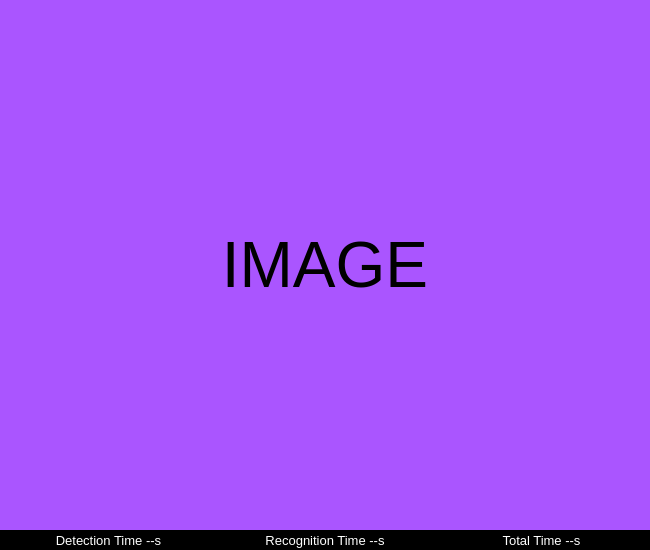
         <widget class="QFrame" name="frame_28">
          <property name="minimumSize">
           <size>
            <width>650</width>
            <height>550</height>
           </size>
          </property>
          <property name="frameShape">
           <enum>QFrame::NoFrame</enum>
          </property>
          <property name="frameShadow">
           <enum>QFrame::Raised</enum>
          </property>
          <layout class="QVBoxLayout" name="verticalLayout_34">
           <property name="spacing">
            <number>0</number>
           </property>
           <property name="leftMargin">
            <number>0</number>
           </property>
           <property name="topMargin">
            <number>0</number>
           </property>
           <property name="rightMargin">
            <number>0</number>
           </property>
           <property name="bottomMargin">
            <number>0</number>
           </property>
           <item>
            <widget class="QLabel" name="imageWidget_Debug">
             <property name="minimumSize">
              <size>
               <width>0</width>
               <height>0</height>
              </size>
             </property>
             <property name="font">
              <font>
               <family>Arial</family>
               <pointsize>48</pointsize>
              </font>
             </property>
             <property name="styleSheet">
              <string notr="true">background-color: rgb(170, 85, 255);</string>
             </property>
             <property name="lineWidth">
              <number>1</number>
             </property>
             <property name="text">
              <string>IMAGE</string>
             </property>
             <property name="alignment">
              <set>Qt::AlignCenter</set>
             </property>
            </widget>
           </item>
           <item>
            <widget class="QFrame" name="timeFrame">
             <property name="maximumSize">
              <size>
               <width>16777215</width>
               <height>20</height>
              </size>
             </property>
             <property name="styleSheet">
              <string notr="true">#detectionTime_debugLabel{
	background-color:black;
	color:white;
}
#recognitionTime_debugLabel{
	background-color:black;
	color:white;
}
#totalTime_debugLabel{
	background-color:black;
	color:white;
}</string>
             </property>
             <property name="frameShape">
              <enum>QFrame::NoFrame</enum>
             </property>
             <property name="frameShadow">
              <enum>QFrame::Raised</enum>
             </property>
             <layout class="QHBoxLayout" name="horizontalLayout_23">
              <property name="spacing">
               <number>0</number>
              </property>
              <property name="leftMargin">
               <number>0</number>
              </property>
              <property name="topMargin">
               <number>0</number>
              </property>
              <property name="rightMargin">
               <number>0</number>
              </property>
              <property name="bottomMargin">
               <number>0</number>
              </property>
              <item>
               <widget class="QLabel" name="detectionTime_debugLabel">
                <property name="font">
                 <font>
                  <family>Arial</family>
                  <pointsize>10</pointsize>
                 </font>
                </property>
                <property name="text">
                 <string>Detection Time --s</string>
                </property>
                <property name="alignment">
                 <set>Qt::AlignCenter</set>
                </property>
               </widget>
              </item>
              <item>
               <widget class="QLabel" name="recognitionTime_debugLabel">
                <property name="font">
                 <font>
                  <family>Arial</family>
                  <pointsize>10</pointsize>
                 </font>
                </property>
                <property name="text">
                 <string>Recognition Time --s</string>
                </property>
                <property name="alignment">
                 <set>Qt::AlignCenter</set>
                </property>
               </widget>
              </item>
              <item>
               <widget class="QLabel" name="totalTime_debugLabel">
                <property name="font">
                 <font>
                  <family>Arial</family>
                  <pointsize>10</pointsize>
                 </font>
                </property>
                <property name="text">
                 <string>Total Time --s</string>
                </property>
                <property name="alignment">
                 <set>Qt::AlignCenter</set>
                </property>
               </widget>
              </item>
             </layout>
            </widget>
           </item>
          </layout>
         </widget>
